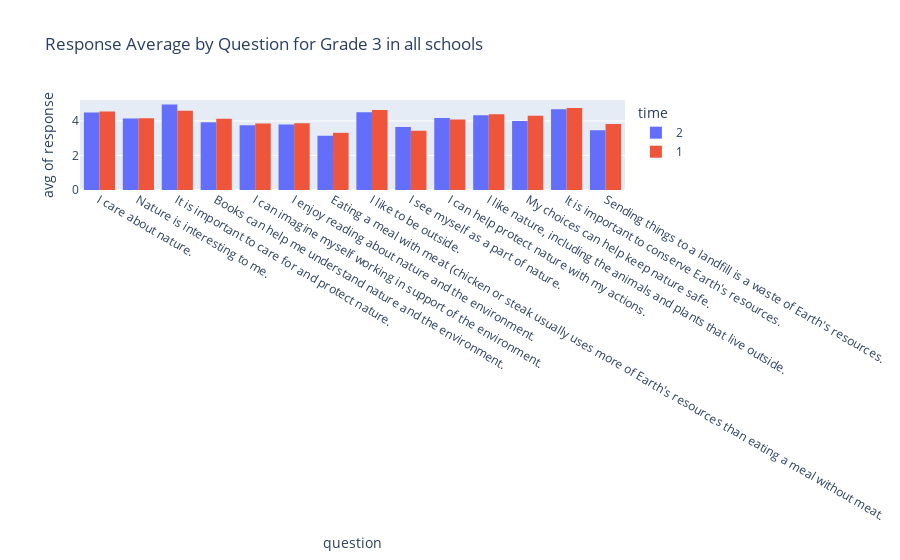

The code cell stored with this chart in its notebook:
### Code cell
px.histogram(grade3_df, x="question", y='response', color="time", barmode="group", histfunc = "avg",
                   title="Response Average by Question for Grade 3 in all schools")

### Figure 1 — Plotly figure (JSON) as saved in the notebook; plotly's stock layout.template omitted (floating-point values rounded to 4 significant figures; data arrays with more than 128 entries replaced by an {"elided": "..."} marker saying what was removed)
{"data": [{"alignmentgroup": "True", "bingroup": "x", "histfunc": "avg", "hovertemplate": "time=2<br>question=%{x}<br>avg of response=%{y}<extra></extra>", "legendgroup": "2", "marker": {"color": "#636efa", "pattern": {"shape": ""}}, "name": "2", "offsetgroup": "2", "orientation": "v", "showlegend": true, "type": "histogram", "x": {"elided": "887 str values"}, "xaxis": "x", "y": {"elided": "887 float values"}, "yaxis": "y"}, {"alignmentgroup": "True", "bingroup": "x", "histfunc": "avg", "hovertemplate": "time=1<br>question=%{x}<br>avg of response=%{y}<extra></extra>", "legendgroup": "1", "marker": {"color": "#EF553B", "pattern": {"shape": ""}}, "name": "1", "offsetgroup": "1", "orientation": "v", "showlegend": true, "type": "histogram", "x": {"elided": "849 str values"}, "xaxis": "x", "y": {"elided": "849 float values"}, "yaxis": "y"}], "layout": {"barmode": "group", "legend": {"title": {"text": "time"}, "tracegroupgap": 0}, "title": {"text": "Response Average by Question for Grade 3 in all schools"}, "xaxis": {"anchor": "y", "domain": [0, 1], "title": {"text": "question"}}, "yaxis": {"anchor": "x", "domain": [0, 1], "title": {"text": "avg of response"}}}}
